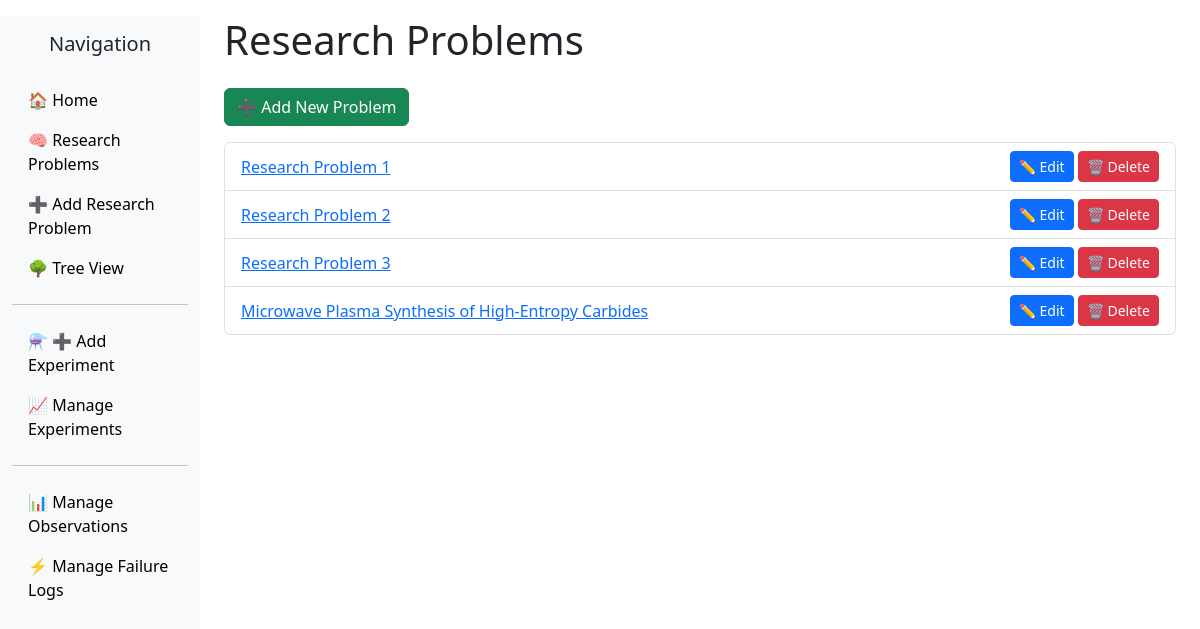
The app's page /problems/ with its own data.
### scientificmethod/models.py (models this page shows, shortened)
class TimestampedModel(models.Model):
    created_at = models.DateTimeField(default=timezone.now)
    updated_at = models.DateTimeField(auto_now=True)
    class Meta:
        abstract = True

class ResearchProblem(TimestampedModel):
    title = models.CharField(max_length=255)
    background = MDTextField()
    goal = MDTextField()

### scientificmethod/views.py (the view)
# urls.py: path('problems/', views.ResearchProblemListView.as_view(), name='researchproblem_list'),
class ResearchProblemListView(generic.ListView):
    model = ResearchProblem
    template_name = 'scientificmethod/researchproblem_list.html'
    context_object_name = 'researchproblems'

### scientificmethod/templates/scientificmethod/researchproblem_list.html
{% extends "scientificmethod/base.html" %}
{% block content %}
<h1 class="mb-4">Research Problems</h1>
<div class="mb-3">
    <a href="{% url 'researchproblem_create' %}" class="btn btn-success">➕ Add New Problem</a>
</div>
<ul class="list-group">
    {% for problem in researchproblems %}
    <li class="list-group-item d-flex justify-content-between align-items-center">
        <a href="{% url 'researchproblem_detail' problem.id %}">{{ problem.title }}</a>
        <div>
            <a href="{% url 'researchproblem_update' problem.id %}" class="btn btn-sm btn-primary">✏️ Edit</a>
            <a href="{% url 'researchproblem_delete' problem.id %}" class="btn btn-sm btn-danger">🗑️ Delete</a>
        </div>
    </li>
    {% empty %}
    <li class="list-group-item">No research problems yet. Create one!</li>
    {% endfor %}
</ul>
{% endblock %}

### scientificmethod/templates/scientificmethod/base.html (style rules this page uses)
body { padding-top: 1rem; }

### records on screen
ResearchProblem: title "Research Problem 1"
ResearchProblem: title "Research Problem 2"
ResearchProblem: title "Research Problem 3"
ResearchProblem: title "Microwave Plasma Synthesis of High-Entropy Carbides"
